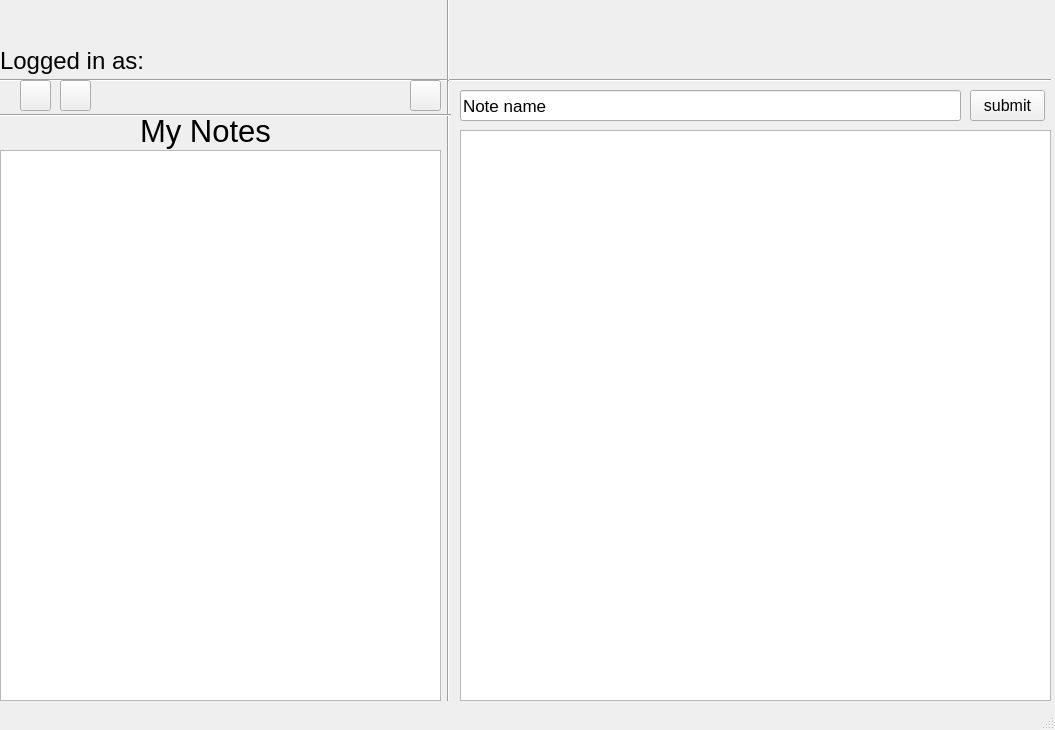
<?xml version="1.0" encoding="UTF-8"?>
<ui version="4.0">
 <class>MainWindow</class>
 <widget class="QMainWindow" name="MainWindow">
  <property name="geometry">
   <rect>
    <x>0</x>
    <y>0</y>
    <width>1055</width>
    <height>730</height>
   </rect>
  </property>
  <property name="windowTitle">
   <string>MainWindow</string>
  </property>
  <property name="iconSize">
   <size>
    <width>100</width>
    <height>100</height>
   </size>
  </property>
  <widget class="QWidget" name="centralwidget">
   <widget class="Line" name="line">
    <property name="geometry">
     <rect>
      <x>0</x>
      <y>70</y>
      <width>451</width>
      <height>20</height>
     </rect>
    </property>
    <property name="orientation">
     <enum>Qt::Horizontal</enum>
    </property>
   </widget>
   <widget class="Line" name="line_2">
    <property name="geometry">
     <rect>
      <x>440</x>
      <y>-10</y>
      <width>16</width>
      <height>91</height>
     </rect>
    </property>
    <property name="orientation">
     <enum>Qt::Vertical</enum>
    </property>
   </widget>
   <widget class="Line" name="line_3">
    <property name="geometry">
     <rect>
      <x>450</x>
      <y>70</y>
      <width>601</width>
      <height>20</height>
     </rect>
    </property>
    <property name="orientation">
     <enum>Qt::Horizontal</enum>
    </property>
   </widget>
   <widget class="QLabel" name="label">
    <property name="geometry">
     <rect>
      <x>140</x>
      <y>110</y>
      <width>151</width>
      <height>41</height>
     </rect>
    </property>
    <property name="font">
     <font>
      <pointsize>23</pointsize>
     </font>
    </property>
    <property name="text">
     <string>My Notes</string>
    </property>
   </widget>
   <widget class="Line" name="line_4">
    <property name="geometry">
     <rect>
      <x>440</x>
      <y>80</y>
      <width>16</width>
      <height>621</height>
     </rect>
    </property>
    <property name="orientation">
     <enum>Qt::Vertical</enum>
    </property>
   </widget>
   <widget class="Line" name="line_5">
    <property name="geometry">
     <rect>
      <x>0</x>
      <y>100</y>
      <width>451</width>
      <height>31</height>
     </rect>
    </property>
    <property name="orientation">
     <enum>Qt::Horizontal</enum>
    </property>
   </widget>
   <widget class="QPushButton" name="add">
    <property name="geometry">
     <rect>
      <x>20</x>
      <y>80</y>
      <width>31</width>
      <height>31</height>
     </rect>
    </property>
    <property name="text">
     <string/>
    </property>
    <property name="icon">
     <iconset>
      <normaloff>pics/plus.png</normaloff>pics/plus.png</iconset>
    </property>
    <property name="iconSize">
     <size>
      <width>50</width>
      <height>26</height>
     </size>
    </property>
   </widget>
   <widget class="QPushButton" name="wipe">
    <property name="geometry">
     <rect>
      <x>60</x>
      <y>80</y>
      <width>31</width>
      <height>31</height>
     </rect>
    </property>
    <property name="text">
     <string/>
    </property>
    <property name="icon">
     <iconset>
      <normaloff>pics/trash.png</normaloff>pics/trash.png</iconset>
    </property>
    <property name="iconSize">
     <size>
      <width>28</width>
      <height>27</height>
     </size>
    </property>
   </widget>
   <widget class="QPushButton" name="logout">
    <property name="geometry">
     <rect>
      <x>410</x>
      <y>80</y>
      <width>31</width>
      <height>31</height>
     </rect>
    </property>
    <property name="text">
     <string/>
    </property>
    <property name="icon">
     <iconset>
      <normaloff>pics/logout.png</normaloff>pics/logout.png</iconset>
    </property>
    <property name="iconSize">
     <size>
      <width>30</width>
      <height>30</height>
     </size>
    </property>
   </widget>
   <widget class="QListWidget" name="listWidget">
    <property name="geometry">
     <rect>
      <x>0</x>
      <y>150</y>
      <width>441</width>
      <height>551</height>
     </rect>
    </property>
    <property name="font">
     <font>
      <pointsize>15</pointsize>
     </font>
    </property>
   </widget>
   <widget class="QLabel" name="username">
    <property name="geometry">
     <rect>
      <x>150</x>
      <y>50</y>
      <width>231</width>
      <height>21</height>
     </rect>
    </property>
    <property name="font">
     <font>
      <pointsize>13</pointsize>
      <underline>true</underline>
     </font>
    </property>
    <property name="text">
     <string/>
    </property>
   </widget>
   <widget class="QTextEdit" name="description">
    <property name="geometry">
     <rect>
      <x>460</x>
      <y>130</y>
      <width>591</width>
      <height>571</height>
     </rect>
    </property>
   </widget>
   <widget class="QPushButton" name="finish">
    <property name="geometry">
     <rect>
      <x>970</x>
      <y>90</y>
      <width>75</width>
      <height>31</height>
     </rect>
    </property>
    <property name="font">
     <font>
      <pointsize>12</pointsize>
     </font>
    </property>
    <property name="text">
     <string>submit</string>
    </property>
   </widget>
   <widget class="QLineEdit" name="name">
    <property name="geometry">
     <rect>
      <x>460</x>
      <y>90</y>
      <width>501</width>
      <height>31</height>
     </rect>
    </property>
    <property name="font">
     <font>
      <pointsize>13</pointsize>
     </font>
    </property>
    <property name="text">
     <string>Note name</string>
    </property>
   </widget>
   <widget class="QLabel" name="username_2">
    <property name="geometry">
     <rect>
      <x>0</x>
      <y>40</y>
      <width>191</width>
      <height>41</height>
     </rect>
    </property>
    <property name="font">
     <font>
      <pointsize>18</pointsize>
     </font>
    </property>
    <property name="text">
     <string>Logged in as:</string>
    </property>
   </widget>
  </widget>
  <widget class="QStatusBar" name="statusbar"/>
 </widget>
 <resources/>
 <connections/>
</ui>
